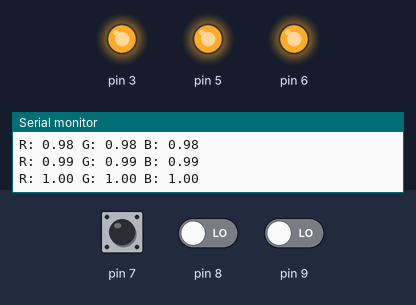
A program run on a simulated Arduino Nano, built with avr-gcc and run on an emulated ATmega328P. Shown: output pins drawn as LEDs (lit = HIGH), the last lines printed to the serial monitor. The inputs (shaded band) are chosen by the test bench; at power-on: pin 7 LOW, pin 8 LOW, pin 9 LOW. EEPROM starts erased.

Above: at 1.2 s.
1.3 s: pin 7 driven HIGH
At 2.93 s:
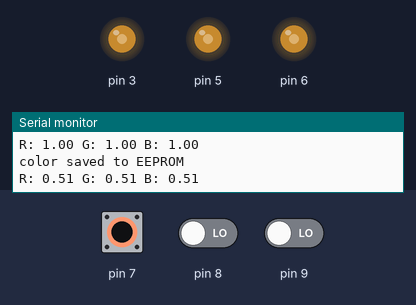
4.3 s: pin 7 pulsed LOW 2 times (0.12 s each, 0.3 s apart)
At 6.52 s:
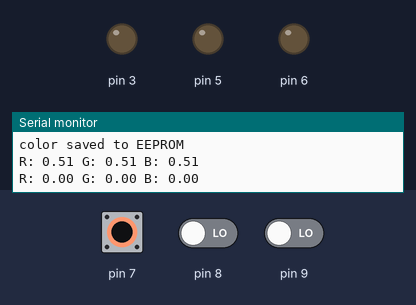
Timing chart, 0 to 8.5 s (numbered marks = the images above; inputs shaded):
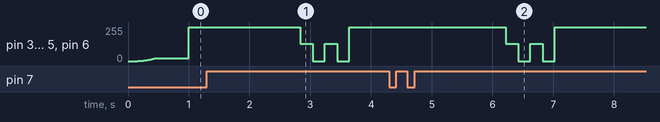

The program:

main.cpp
```cpp
#include <Arduino.h>
#include "Config.h"
#include "EncoderDriver.h"
#include "LEDDriver.h"
#include "ColorUtils.h"


BtnDriver modeButton(Pins::BTN);
RotEncDriver rotaryEncoder(Pins::ENC_A, Pins::ENC_B);
LEDDriver ledDriver(Pins::RED, Pins::GREEN, Pins::BLUE);

int8_t rotation = 0;
bool short_pressed = false;
bool long_pressed = false;
uint8_t mode = 0;
HSV DEFAULT_COLOR = {0.0f, 0.0f, 1.0f};
// mode 0 == hue adjust
// mode 1 == saturation adjust
// mode 2 == brightness adjust

unsigned long last_rot_time = 0;
HSV colorHSV;

void setup(){

  modeButton.begin();
  rotaryEncoder.begin();
  ledDriver.begin();

  // Load saved color from EEPROM
  colorHSV = loadDefaultColor();
  if (isnan(colorHSV.h) || isnan(colorHSV.s) || isnan(colorHSV.v)){
    colorHSV = Config::FALLBACK_COLOR; // Fallback to default if EEPROM is uninitialized or corrupted
  }
  ledDriver.set_HSV(colorHSV);

  if (Config::SERIAL_OUTPUT){
    Serial.begin(Config::SERIAL_BAUDRATE);
    Serial.println("... serial initialized");
    Serial.println("setup complete");
  }
}

void loop(){
  modeButton.update();
  rotaryEncoder.update();
  ledDriver.update();

  short_pressed = modeButton.get_press();
  long_pressed = modeButton.get_long_press();
  rotation = rotaryEncoder.get_rotation();

  // Handle Save Command
  if (long_pressed) {
    saveDefaultColor(colorHSV);

    if (Config::SERIAL_OUTPUT) Serial.println("color saved to EEPROM");

    // Visual feedback: Flash White
    ledDriver.write_RGB({0.8f, 0.8f, 0.8f});
    delay(200);
    ledDriver.write_RGB({0.0f, 0.0f, 0.0f});
    delay(200);
    ledDriver.write_RGB({0.8f, 0.8f, 0.8f});
    delay(200);
    ledDriver.write_RGB({0.0f, 0.0f, 0.0f});
    delay(200);
    ledDriver.set_HSV(colorHSV); // Restore previous color
  }

  // Update mode / HSV values
  if (short_pressed){
    mode = (mode + 1) % 3;
  }
  if (rotation != 0){
    last_rot_time = millis();
    switch (mode) {
      // hue mode
      case (0):{
        colorHSV.h = colorHSV.h + rotation * Config::HUE_STEP;
        if (colorHSV.h < 0.0f) colorHSV.h += 1.0f;
        if (colorHSV.h > 1.0f) colorHSV.h -= 1.0f;
        break;
      }
      // saturation mode
      case (1):{
        colorHSV.s = constrain(colorHSV.s + rotation * Config::SAT_STEP, 0.0f, 1.0f);
        break;
      }
      // brightness mode
      case (2):{
        colorHSV.v = constrain(colorHSV.v + rotation * Config::BRIGHT_STEP, 0.1f, 1.0f);
        break;
      }
    }
    // Update LED
    ledDriver.set_HSV(colorHSV); // updates target color (only get updated in next loop cycle)
  }

  // Output user inputs and colors to serial
  if (Config::SERIAL_OUTPUT){
    if (short_pressed){
      Serial.print("BTN - Mode: "); Serial.println(mode);
    }
    if (rotation != 0){
      if (rotation > 0){
        Serial.println("CW");
      } else {
        Serial.println("CCW");
      }
      printHSV(colorHSV);
    }
  }
}
```

ColorUtils.cpp
```cpp
#include <Arduino.h>
#include <stdint.h>
#include <avr/pgmspace.h>
#include <EEPROM.h>
#include "Config.h"
#include "ColorUtils.h"


void saveDefaultColor(HSV color) {
    EEPROM.put(0, color);
}

HSV loadDefaultColor() {
    HSV color;
    EEPROM.get(0, color);
    return color;
}

RGB hsv_to_rgb(HSV in) {
    float r, g, b;

    // Normalize H, S, and V to usable float ranges
    // H is mapped to 0.0 - 6.0 (6 sectors)
    // S and V are mapped to 0.0 - 1.0
    float h = in.h * 6.0f;
    float s = in.s;
    float v = in.v;

    if (in.s == 0.0f) {
        // Achromatic (gray/white/black)
        r = g = b = v;
    } else {
        uint8_t i = (uint8_t)h;             // Sector index (0 to 5)
        float f = h - i;            // Fractional part of H
        float p = v * (1.0f - s);
        float q = v * (1.0f - s * f);
        float t = v * (1.0f - s * (1.0f - f));

        switch (i) {
            case 0:  r = v; g = t; b = p; break;
            case 1:  r = q; g = v; b = p; break;
            case 2:  r = p; g = v; b = t; break;
            case 3:  r = p; g = q; b = v; break;
            case 4:  r = t; g = p; b = v; break;
            default: r = v; g = p; b = q; break; // Covers i=5 and rounding edge cases
        }
    }

    return {
        constrain(r, 0.0f, 1.0f),
        constrain(g, 0.0f, 1.0f),
        constrain(b, 0.0f, 1.0f)
    };
}

void printRGB(const RGB& colorRGB) {
    Serial.print("R: "); Serial.print(colorRGB.r);
    Serial.print(" G: "); Serial.print(colorRGB.g);
    Serial.print(" B: "); Serial.println(colorRGB.b);
}

void printHSV(const HSV& colorHSV) {
    Serial.print("H: "); Serial.print(colorHSV.h);
    Serial.print(" S: "); Serial.print(colorHSV.s);
    Serial.print(" V: "); Serial.println(colorHSV.v);
}
```

ColorUtils.h
```cpp
#pragma once
#include <Arduino.h>

struct RGB {
    float r; // 0.0 to 1.0
    float g; // 0.0 to 1.0
    float b; // 0.0 to 1.0
};

struct HSV {
    float h; // 0.0 to 1.0 with rollover
    float s; // 0.0 to 1.0 no rollover
    float v; // 0.0 to 1.0 no rollover
};

void saveDefaultColor(HSV color);

HSV loadDefaultColor();

RGB hsv_to_rgb(HSV in);

void printRGB(const RGB& colorRGB);

void printHSV(const HSV& colorHSV);
```

Config.h
```cpp
#pragma once
#include <Arduino.h>
#include "ColorUtils.h"

namespace Pins {
    // LED control pins
    constexpr uint8_t RED   = 3;
    constexpr uint8_t GREEN = 5;
    constexpr uint8_t BLUE  = 6;

    // rotary encoder & button pins
    constexpr uint8_t ENC_A = 9; // Best if these are Interrupt pins (2/3/4)
    constexpr uint8_t ENC_B = 8;
    constexpr uint8_t BTN   = 7;
}

// --- CALIBRATION ---
namespace Config {

    // --- BRIGHTNESS CONTROL ---
    constexpr bool LOG_BRIGHTNESS = true;
    constexpr float HUE_STEP = 0.015f;
    constexpr float SAT_STEP = 0.03f;
    constexpr float BRIGHT_STEP = 0.03f;
    constexpr float LED_FADE_MIN = 0.005f;
    constexpr float BRIGHTNESS_GAIN = 1.0f; // color intensity change per second

    constexpr HSV FALLBACK_COLOR = {0.0f, 0.0f, 1.0f};

    // --- DEBOUNCE & TIMINGS ---
    constexpr uint8_t BTN_DEBOUNCE_T = 50;
    constexpr uint16_t LONG_PRESS_DURATION = 1500;
    constexpr uint8_t ROT_ENC_DEBOUNCE_T = 30;

    // --- SERIAL OUTPUT ---
    constexpr bool SERIAL_OUTPUT = true;
    constexpr uint32_t SERIAL_BAUDRATE = 115200;

    // --- SOLDERING ---
    constexpr bool USE_INTERNAL_PULLUP = false;
}
```

EncoderDriver.cpp
```cpp
#include <Arduino.h>
#include "EncoderDriver.h"
#include "Config.h"

BtnDriver::BtnDriver(uint8_t pin) {
    _pin = pin;
    _current_reading = LOW;
    _past_reading = LOW;
    _last_change_time = 0;
    _short_press_pending = false;
    _long_press_pending = false;
    _long_press_completed = true;
}

void BtnDriver::begin() {
    if (Config::USE_INTERNAL_PULLUP) {
        pinMode(_pin, INPUT_PULLUP);
    } else {
        pinMode(_pin, INPUT);
    }
}

void BtnDriver::update() {
    // Debounce prevention: Ignore changes within the debounce time
    if ((millis() - _last_change_time) < Config::BTN_DEBOUNCE_T) {
        return;
    }
    _past_reading = _current_reading;
    _current_reading = digitalRead(_pin);

    // Detect bare change
    if (_current_reading != _past_reading) {
        _last_change_time = millis();

        // Detect release
        if (_current_reading == LOW) {
            if (_long_press_completed && (millis() - _last_change_time <= Config::LONG_PRESS_DURATION)) {
                // Valid short press detected
                _short_press_pending = true;
            }
        }
    }

    // Detect long press
    if (_long_press_completed) {
        if (_current_reading == HIGH && (millis() - _last_change_time >= Config::LONG_PRESS_DURATION)) {
            _long_press_pending = true;
            _long_press_completed = false; // Prevent multiple long press detections
            _current_reading = LOW;
        }
    } else if (_current_reading == LOW) {
        _long_press_completed = true; // Resolve long press state on button release
    }
}

bool BtnDriver::get_press() {
    if (_short_press_pending) {
        _short_press_pending = false;
        return true;
    }
    return false;
}

bool BtnDriver::get_long_press() {
    if (_long_press_pending) {
        _long_press_pending = false;
        return true;
    }
    return false;
}

RotEncDriver::RotEncDriver(uint8_t pinA, uint8_t pinB) {
    _pinA = pinA;
    _pinB = pinB;
    _history = 0;
    _accumulator = 0;
}

void RotEncDriver::begin() {
    if (Config::USE_INTERNAL_PULLUP) {
        pinMode(_pinA, INPUT_PULLUP);
        pinMode(_pinB, INPUT_PULLUP);
    } else {
        pinMode(_pinA, INPUT);
        pinMode(_pinB, INPUT);
    }

    uint8_t start_state = (digitalRead(_pinA) << 1) | digitalRead(_pinB);
    _history = start_state;
}

void RotEncDriver::update() {
    // 1. Read current pins and pack into 2 bits
    uint8_t current_state = (digitalRead(_pinA) << 1) | digitalRead(_pinB);

    // 2. Only act if the state has changed
    if (current_state != (_history & 0x03)) {

        // 3. Update history: Shift left 2 bits and add new state
        // Result: [OldA][OldB][NewA][NewB] (4 bits total)
        _history = ((_history << 2) | current_state) & 0x0F;

        // 4. Look for valid transitions into the "Detent" (Resting) state
        // Most common resting state is 11 (Both pins HIGH)

        // Clockwise: 01 -> 11 (History: 0b0111)
        if (_history == 0b0111) {
            _accumulator++;
        }
        // Counter-Clockwise: 10 -> 11 (History: 0b1011)
        else if (_history == 0b1011) {
            _accumulator--;
        }
    }
}

int8_t RotEncDriver::get_rotation() {
    // Return the accumulated value and clear it
    int8_t result = _accumulator;
    _accumulator = 0;
    return result;
}
```

EncoderDriver.h
```cpp
#pragma once
#include <Arduino.h>

class BtnDriver {
public:
    BtnDriver(uint8_t pin);
    void begin();
    void update();
    bool get_press();
    bool get_long_press();

private:
    uint8_t _pin;

    // State Variables
    bool _current_reading;
    bool _past_reading;
    unsigned long _last_change_time; // Time of the last accepted state change

    // Logic Variables
    bool _long_press_completed;

    // Output Flags
    bool _short_press_pending;
    bool _long_press_pending;
};

class RotEncDriver {
public:
    RotEncDriver(uint8_t pinA, uint8_t pinB);
    void begin();

    // Core state machine update
    void update();

    // Returns the total rotation since the last check and resets to 0
    int8_t get_rotation();

private:
    uint8_t _pinA;
    uint8_t _pinB;
    uint8_t _history;      // Stores [OldA][OldB][NewA][NewB]
    int8_t _accumulator;   // Sums up steps between loop cycles
};
```

LEDDriver.cpp
```cpp
#include <Arduino.h>
#include "ColorUtils.h"
#include "LEDDriver.h"
#include "Config.h"


template <typename T>
inline T cube(T x) {
    return x * x * x;
}


LEDDriver::LEDDriver(uint8_t pinR, uint8_t pinG, uint8_t pinB){
    _pinR = pinR;
    _pinG = pinG;
    _pinB = pinB;
}

void LEDDriver::begin() {
    pinMode(_pinR, OUTPUT);
    pinMode(_pinG, OUTPUT);
    pinMode(_pinB, OUTPUT);
    _target_HSV = {0.0f, 0.0f, 0.0f};
    _current_HSV = {0.0f, 0.0f, 0.0f};
    _target_color_reached = false;
    _last_time = millis();
}

void LEDDriver::gamma_correction(RGB& colorRGB) {
    // Use approximated gamme = 3 instead of more accurate but computationally expensive gamma = 2.8
    colorRGB.r = cube(colorRGB.r);
    colorRGB.g = cube(colorRGB.g);
    colorRGB.b = cube(colorRGB.b);
}

void LEDDriver::set_HSV(HSV in) {
    _target_HSV = in;
    _target_color_reached = false;
}

void LEDDriver::update() {
    unsigned long now = millis();
    unsigned long dt_ms = now - _last_time;
    _last_time = now;

    if (_target_color_reached) return;

    // Determine channel errors
    // Hue channel needs wrapping due to circular nature
    float err_h = _target_HSV.h - _current_HSV.h;
    if (err_h > 0.5f) err_h -= 1.0f;
    else if (err_h < -0.5f) err_h += 1.0f;

    float err_s = _target_HSV.s - _current_HSV.s;
    float err_v = _target_HSV.v - _current_HSV.v;

    float max_err = max(max(abs(err_h), abs(err_s)), abs(err_v));
    if (max_err < Config::LED_FADE_MIN) {
        _current_HSV = _target_HSV;
        _target_color_reached = true;
    } else {
        float step = Config::BRIGHTNESS_GAIN * (dt_ms / 1000.0f);

        // Update each channel towards target
        if (abs(err_h) < step) _current_HSV.h = _target_HSV.h;
        else _current_HSV.h += (err_h > 0 ? step : -step);
        if (_current_HSV.h < 0.0f) _current_HSV.h += 1.0f;
        if (_current_HSV.h >= 1.0f) _current_HSV.h -= 1.0f;

        if (abs(err_s) < step) _current_HSV.s = _target_HSV.s;
        else _current_HSV.s += (err_s > 0 ? step : -step);

        if (abs(err_v) < step) _current_HSV.v = _target_HSV.v;
        else _current_HSV.v += (err_v > 0 ? step : -step);
    }
    write_RGB(hsv_to_rgb(_current_HSV));
}

void LEDDriver::write_RGB(RGB colorRGB) {
    if (Config::LOG_BRIGHTNESS) gamma_correction(colorRGB);
    printRGB(colorRGB);
    analogWrite(_pinR, constrain((uint8_t)(colorRGB.r*255), 0, 255));
    analogWrite(_pinG, constrain((uint8_t)(colorRGB.g*255), 0, 255));
    analogWrite(_pinB, constrain((uint8_t)(colorRGB.b*255), 0, 255));
}
```

LEDDriver.h
```cpp
#pragma once
#include <Arduino.h>
#include "ColorUtils.h"

class LEDDriver {
private:
    uint8_t _pinR;
    uint8_t _pinG;
    uint8_t _pinB;

    HSV _target_HSV;
    HSV _current_HSV;
    bool _target_color_reached;
    unsigned long _last_time;

public:
    LEDDriver(uint8_t pinR, uint8_t pinG, uint8_t pinB);

    void begin();

    void set_HSV(HSV colorHSV);

    void update();

    void write_RGB(RGB colorRGB);

    void gamma_correction(RGB& colorRGB);

};
```

Measured:
- after the input at 1.3 s, pin 3, pin 5, pin 6: 255/255 → 130/255 after 1.5 s, → 0/255 0.20 s later, → 130/255 0.20 s later, → 0/255 0.20 s later, … (5 changes in this stretch)
- after the input at 4.3 s, pin 3, pin 5, pin 6: 255/255 → 130/255 after 1.9 s, → 0/255 0.20 s later, → 130/255 0.20 s later, → 0/255 0.20 s later, … (5 changes in this stretch)
